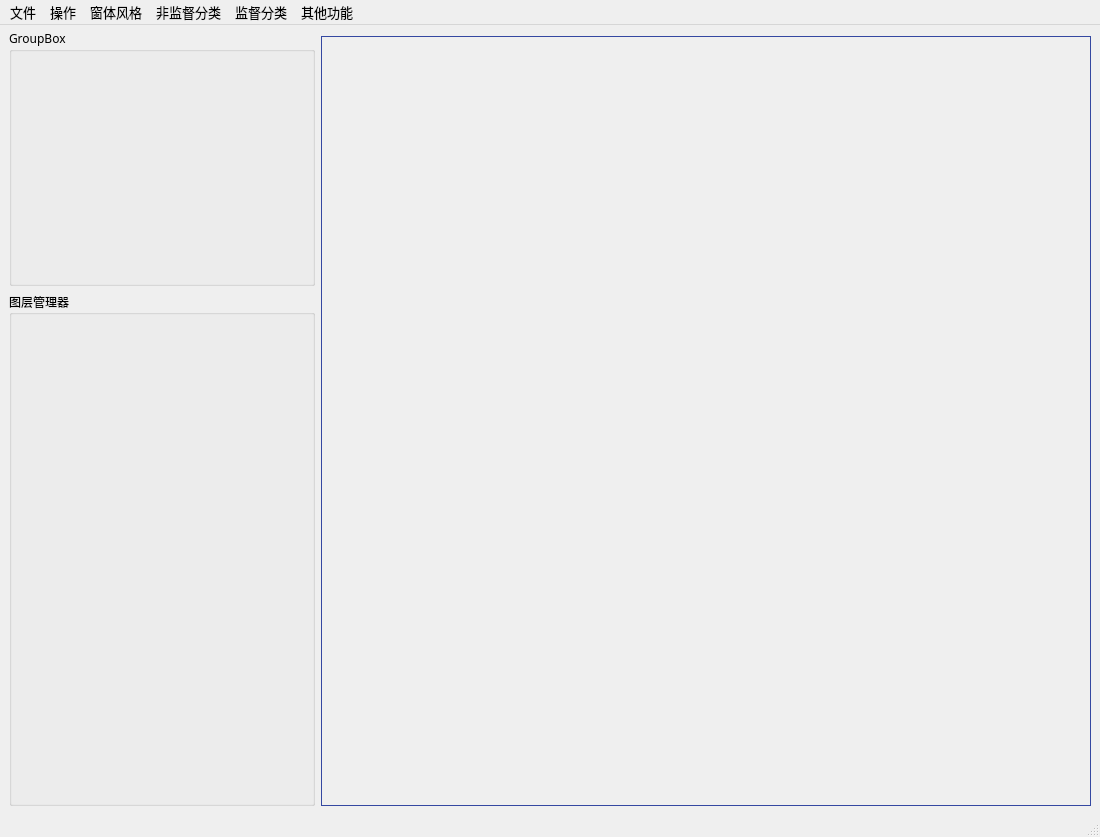
<?xml version="1.0" encoding="UTF-8"?>
<ui version="4.0">
 <class>MainWindow</class>
 <widget class="QMainWindow" name="MainWindow">
  <property name="geometry">
   <rect>
    <x>0</x>
    <y>0</y>
    <width>1100</width>
    <height>837</height>
   </rect>
  </property>
  <property name="font">
   <font>
    <family>思源黑体 CN Normal</family>
   </font>
  </property>
  <property name="windowTitle">
   <string>MainWindow</string>
  </property>
  <property name="windowIcon">
   <iconset>
    <normaloff>logo.png</normaloff>logo.png</iconset>
  </property>
  <property name="iconSize">
   <size>
    <width>50</width>
    <height>50</height>
   </size>
  </property>
  <widget class="QWidget" name="centralwidget">
   <layout class="QGridLayout" name="gridLayout">
    <property name="sizeConstraint">
     <enum>QLayout::SetDefaultConstraint</enum>
    </property>
    <property name="topMargin">
     <number>4</number>
    </property>
    <item row="1" column="0">
     <widget class="QGroupBox" name="groupBox_2">
      <property name="sizePolicy">
       <sizepolicy hsizetype="Maximum" vsizetype="Expanding">
        <horstretch>0</horstretch>
        <verstretch>2</verstretch>
       </sizepolicy>
      </property>
      <property name="minimumSize">
       <size>
        <width>300</width>
        <height>0</height>
       </size>
      </property>
      <property name="maximumSize">
       <size>
        <width>400</width>
        <height>16777215</height>
       </size>
      </property>
      <property name="font">
       <font>
        <family>思源黑体 CN Normal</family>
        <weight>50</weight>
        <bold>false</bold>
       </font>
      </property>
      <property name="styleSheet">
       <string notr="true"/>
      </property>
      <property name="title">
       <string>图层管理器</string>
      </property>
      <layout class="QVBoxLayout" name="verticalLayout">
       <property name="spacing">
        <number>0</number>
       </property>
       <property name="leftMargin">
        <number>0</number>
       </property>
       <property name="topMargin">
        <number>11</number>
       </property>
       <property name="rightMargin">
        <number>0</number>
       </property>
       <property name="bottomMargin">
        <number>0</number>
       </property>
       <item>
        <widget class="QWidget" name="layerTreeWidget" native="true">
         <property name="sizePolicy">
          <sizepolicy hsizetype="Expanding" vsizetype="Expanding">
           <horstretch>0</horstretch>
           <verstretch>0</verstretch>
          </sizepolicy>
         </property>
         <property name="minimumSize">
          <size>
           <width>300</width>
           <height>471</height>
          </size>
         </property>
         <property name="maximumSize">
          <size>
           <width>400</width>
           <height>16777215</height>
          </size>
         </property>
        </widget>
       </item>
      </layout>
     </widget>
    </item>
    <item row="0" column="1" rowspan="2">
     <widget class="QWidget" name="mapWidget" native="true">
      <property name="sizePolicy">
       <sizepolicy hsizetype="Expanding" vsizetype="Expanding">
        <horstretch>0</horstretch>
        <verstretch>0</verstretch>
       </sizepolicy>
      </property>
      <property name="styleSheet">
       <string notr="true">border: 0.5px solid rgb(52,72,161);
margin-top:7px;</string>
      </property>
     </widget>
    </item>
    <item row="0" column="0">
     <widget class="QGroupBox" name="groupBox">
      <property name="sizePolicy">
       <sizepolicy hsizetype="Maximum" vsizetype="Expanding">
        <horstretch>0</horstretch>
        <verstretch>1</verstretch>
       </sizepolicy>
      </property>
      <property name="minimumSize">
       <size>
        <width>300</width>
        <height>0</height>
       </size>
      </property>
      <property name="maximumSize">
       <size>
        <width>400</width>
        <height>16777215</height>
       </size>
      </property>
      <property name="font">
       <font>
        <family>思源黑体 CN Normal</family>
        <weight>50</weight>
        <bold>false</bold>
       </font>
      </property>
      <property name="styleSheet">
       <string notr="true"/>
      </property>
      <property name="title">
       <string>GroupBox</string>
      </property>
     </widget>
    </item>
   </layout>
  </widget>
  <widget class="QMenuBar" name="menubar">
   <property name="geometry">
    <rect>
     <x>0</x>
     <y>0</y>
     <width>1100</width>
     <height>29</height>
    </rect>
   </property>
   <property name="minimumSize">
    <size>
     <width>0</width>
     <height>0</height>
    </size>
   </property>
   <property name="sizeIncrement">
    <size>
     <width>0</width>
     <height>0</height>
    </size>
   </property>
   <property name="baseSize">
    <size>
     <width>0</width>
     <height>0</height>
    </size>
   </property>
   <property name="font">
    <font>
     <pointsize>10</pointsize>
    </font>
   </property>
   <widget class="QMenu" name="menu">
    <property name="title">
     <string>文件</string>
    </property>
    <addaction name="actionopen_file"/>
    <addaction name="actionsave"/>
   </widget>
   <widget class="QMenu" name="menu_2">
    <property name="title">
     <string>操作</string>
    </property>
    <addaction name="actionzoom_in"/>
    <addaction name="actionzoom_out"/>
    <addaction name="actionfull_extent"/>
    <addaction name="actionpan"/>
   </widget>
   <widget class="QMenu" name="menu3">
    <property name="title">
     <string>窗体风格</string>
    </property>
    <addaction name="actionstand"/>
    <addaction name="actionAqua"/>
    <addaction name="actionConsoleStule"/>
    <addaction name="actionElegantDark"/>
    <addaction name="actionManjaroMix"/>
    <addaction name="actionMaterialDark"/>
    <addaction name="actionUbuntu"/>
   </widget>
   <widget class="QMenu" name="menu4">
    <property name="title">
     <string>其他功能</string>
    </property>
    <addaction name="mapdecoration"/>
    <addaction name="action_band_synthesis"/>
   </widget>
   <widget class="QMenu" name="menu_3">
    <property name="title">
     <string>非监督分类</string>
    </property>
    <addaction name="action_KMeans"/>
    <addaction name="action_MeanShift"/>
    <addaction name="action_DBScan"/>
   </widget>
   <widget class="QMenu" name="menu_4">
    <property name="title">
     <string>监督分类</string>
    </property>
    <addaction name="action_select"/>
   </widget>
   <addaction name="menu"/>
   <addaction name="menu_2"/>
   <addaction name="menu3"/>
   <addaction name="menu_3"/>
   <addaction name="menu_4"/>
   <addaction name="menu4"/>
  </widget>
  <widget class="QStatusBar" name="statusbar"/>
  <action name="actionopen_file">
   <property name="checkable">
    <bool>true</bool>
   </property>
   <property name="text">
    <string>打开文件</string>
   </property>
  </action>
  <action name="actionsave">
   <property name="text">
    <string>保存文件</string>
   </property>
  </action>
  <action name="actionzoom_in">
   <property name="text">
    <string>缩小</string>
   </property>
  </action>
  <action name="actionzoom_out">
   <property name="text">
    <string>放大</string>
   </property>
  </action>
  <action name="actionfull_extent">
   <property name="text">
    <string>缩放至图层</string>
   </property>
  </action>
  <action name="actionpan">
   <property name="text">
    <string>漫游</string>
   </property>
  </action>
  <action name="mapdecoration">
   <property name="checkable">
    <bool>true</bool>
   </property>
   <property name="text">
    <string>地图整饰</string>
   </property>
  </action>
  <action name="actionstand">
   <property name="text">
    <string>系统标准风格</string>
   </property>
  </action>
  <action name="actionAqua">
   <property name="text">
    <string>Aqua</string>
   </property>
  </action>
  <action name="actionConsoleStule">
   <property name="text">
    <string>ConsoleStule</string>
   </property>
  </action>
  <action name="actionElegantDark">
   <property name="text">
    <string>ElegantDark</string>
   </property>
  </action>
  <action name="actionManjaroMix">
   <property name="text">
    <string>ManjaroMix</string>
   </property>
  </action>
  <action name="actionMaterialDark">
   <property name="text">
    <string>MaterialDark</string>
   </property>
  </action>
  <action name="actionUbuntu">
   <property name="text">
    <string>Ubuntu</string>
   </property>
  </action>
  <action name="action_KMeans">
   <property name="text">
    <string>K-Means</string>
   </property>
  </action>
  <action name="action_MeanShift">
   <property name="text">
    <string>MeanShift</string>
   </property>
  </action>
  <action name="action_DBScan">
   <property name="text">
    <string>DBScan</string>
   </property>
  </action>
  <action name="action_band_synthesis">
   <property name="text">
    <string>波段组合</string>
   </property>
  </action>
  <action name="action_select">
   <property name="text">
    <string>监督分类</string>
   </property>
  </action>
 </widget>
 <resources/>
 <connections/>
</ui>
